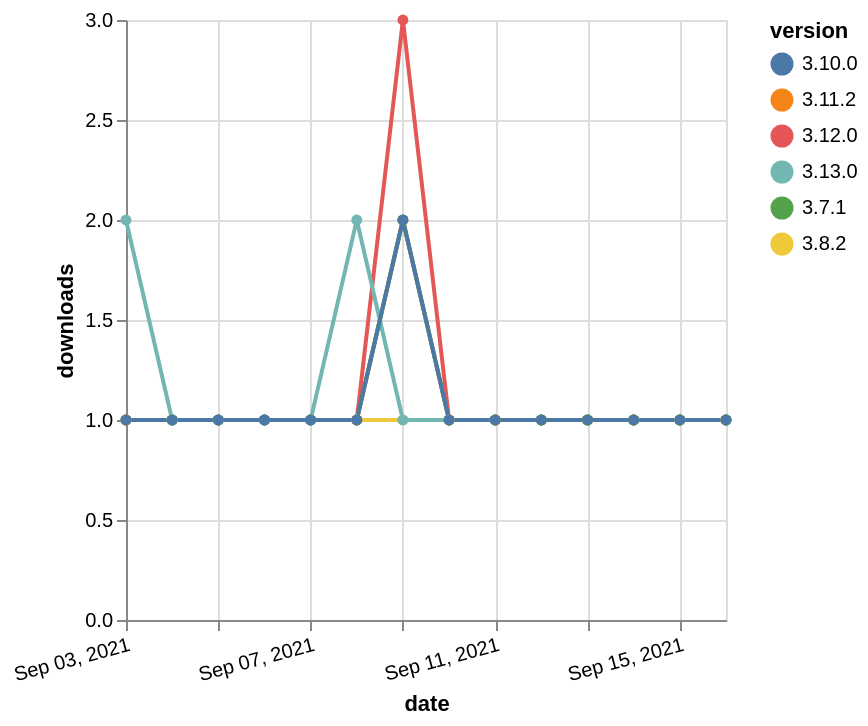

Write the Vega-Lite specification saved for this chart.
### Vega-Lite specification from a JSON file in a GitHub repository (floating-point values rounded to 4 significant figures)
{"$schema": "https://vega.github.io/schema/vega-lite/v5.json", "description": "A simple bar chart with embedded data.", "data": {"values": [{"date": "2021-09-03", "total": 140, "delta": 1, "version": "3.11.2"}, {"date": "2021-09-04", "total": 141, "delta": 1, "version": "3.11.2"}, {"date": "2021-09-05", "total": 142, "delta": 1, "version": "3.11.2"}, {"date": "2021-09-06", "total": 143, "delta": 1, "version": "3.11.2"}, {"date": "2021-09-07", "total": 144, "delta": 1, "version": "3.11.2"}, {"date": "2021-09-08", "total": 145, "delta": 1, "version": "3.11.2"}, {"date": "2021-09-09", "total": 147, "delta": 2, "version": "3.11.2"}, {"date": "2021-09-10", "total": 148, "delta": 1, "version": "3.11.2"}, {"date": "2021-09-11", "total": 149, "delta": 1, "version": "3.11.2"}, {"date": "2021-09-12", "total": 150, "delta": 1, "version": "3.11.2"}, {"date": "2021-09-13", "total": 151, "delta": 1, "version": "3.11.2"}, {"date": "2021-09-14", "total": 152, "delta": 1, "version": "3.11.2"}, {"date": "2021-09-15", "total": 153, "delta": 1, "version": "3.11.2"}, {"date": "2021-09-16", "total": 154, "delta": 1, "version": "3.11.2"}, {"date": "2021-09-03", "total": 170, "delta": 1, "version": "3.8.2"}, {"date": "2021-09-04", "total": 171, "delta": 1, "version": "3.8.2"}, {"date": "2021-09-05", "total": 172, "delta": 1, "version": "3.8.2"}, {"date": "2021-09-06", "total": 173, "delta": 1, "version": "3.8.2"}, {"date": "2021-09-07", "total": 174, "delta": 1, "version": "3.8.2"}, {"date": "2021-09-08", "total": 175, "delta": 1, "version": "3.8.2"}, {"date": "2021-09-09", "total": 176, "delta": 1, "version": "3.8.2"}, {"date": "2021-09-10", "total": 177, "delta": 1, "version": "3.8.2"}, {"date": "2021-09-11", "total": 178, "delta": 1, "version": "3.8.2"}, {"date": "2021-09-12", "total": 179, "delta": 1, "version": "3.8.2"}, {"date": "2021-09-13", "total": 180, "delta": 1, "version": "3.8.2"}, {"date": "2021-09-14", "total": 181, "delta": 1, "version": "3.8.2"}, {"date": "2021-09-15", "total": 182, "delta": 1, "version": "3.8.2"}, {"date": "2021-09-16", "total": 183, "delta": 1, "version": "3.8.2"}, {"date": "2021-09-03", "total": 164, "delta": 1, "version": "3.12.0"}, {"date": "2021-09-04", "total": 165, "delta": 1, "version": "3.12.0"}, {"date": "2021-09-05", "total": 166, "delta": 1, "version": "3.12.0"}, {"date": "2021-09-06", "total": 167, "delta": 1, "version": "3.12.0"}, {"date": "2021-09-07", "total": 168, "delta": 1, "version": "3.12.0"}, {"date": "2021-09-08", "total": 169, "delta": 1, "version": "3.12.0"}, {"date": "2021-09-09", "total": 172, "delta": 3, "version": "3.12.0"}, {"date": "2021-09-10", "total": 173, "delta": 1, "version": "3.12.0"}, {"date": "2021-09-11", "total": 174, "delta": 1, "version": "3.12.0"}, {"date": "2021-09-12", "total": 175, "delta": 1, "version": "3.12.0"}, {"date": "2021-09-13", "total": 176, "delta": 1, "version": "3.12.0"}, {"date": "2021-09-14", "total": 177, "delta": 1, "version": "3.12.0"}, {"date": "2021-09-15", "total": 178, "delta": 1, "version": "3.12.0"}, {"date": "2021-09-16", "total": 179, "delta": 1, "version": "3.12.0"}, {"date": "2021-09-03", "total": 117, "delta": 2, "version": "3.13.0"}, {"date": "2021-09-04", "total": 118, "delta": 1, "version": "3.13.0"}, {"date": "2021-09-05", "total": 119, "delta": 1, "version": "3.13.0"}, {"date": "2021-09-06", "total": 120, "delta": 1, "version": "3.13.0"}, {"date": "2021-09-07", "total": 121, "delta": 1, "version": "3.13.0"}, {"date": "2021-09-08", "total": 123, "delta": 2, "version": "3.13.0"}, {"date": "2021-09-09", "total": 124, "delta": 1, "version": "3.13.0"}, {"date": "2021-09-10", "total": 125, "delta": 1, "version": "3.13.0"}, {"date": "2021-09-11", "total": 126, "delta": 1, "version": "3.13.0"}, {"date": "2021-09-12", "total": 127, "delta": 1, "version": "3.13.0"}, {"date": "2021-09-13", "total": 128, "delta": 1, "version": "3.13.0"}, {"date": "2021-09-14", "total": 129, "delta": 1, "version": "3.13.0"}, {"date": "2021-09-15", "total": 130, "delta": 1, "version": "3.13.0"}, {"date": "2021-09-16", "total": 131, "delta": 1, "version": "3.13.0"}, {"date": "2021-09-03", "total": 217, "delta": 1, "version": "3.7.1"}, {"date": "2021-09-04", "total": 218, "delta": 1, "version": "3.7.1"}, {"date": "2021-09-05", "total": 219, "delta": 1, "version": "3.7.1"}, {"date": "2021-09-06", "total": 220, "delta": 1, "version": "3.7.1"}, {"date": "2021-09-07", "total": 221, "delta": 1, "version": "3.7.1"}, {"date": "2021-09-08", "total": 222, "delta": 1, "version": "3.7.1"}, {"date": "2021-09-09", "total": 224, "delta": 2, "version": "3.7.1"}, {"date": "2021-09-10", "total": 225, "delta": 1, "version": "3.7.1"}, {"date": "2021-09-11", "total": 226, "delta": 1, "version": "3.7.1"}, {"date": "2021-09-12", "total": 227, "delta": 1, "version": "3.7.1"}, {"date": "2021-09-13", "total": 228, "delta": 1, "version": "3.7.1"}, {"date": "2021-09-14", "total": 229, "delta": 1, "version": "3.7.1"}, {"date": "2021-09-15", "total": 230, "delta": 1, "version": "3.7.1"}, {"date": "2021-09-16", "total": 231, "delta": 1, "version": "3.7.1"}, {"date": "2021-09-03", "total": 161, "delta": 1, "version": "3.10.0"}, {"date": "2021-09-04", "total": 162, "delta": 1, "version": "3.10.0"}, {"date": "2021-09-05", "total": 163, "delta": 1, "version": "3.10.0"}, {"date": "2021-09-06", "total": 164, "delta": 1, "version": "3.10.0"}, {"date": "2021-09-07", "total": 165, "delta": 1, "version": "3.10.0"}, {"date": "2021-09-08", "total": 166, "delta": 1, "version": "3.10.0"}, {"date": "2021-09-09", "total": 168, "delta": 2, "version": "3.10.0"}, {"date": "2021-09-10", "total": 169, "delta": 1, "version": "3.10.0"}, {"date": "2021-09-11", "total": 170, "delta": 1, "version": "3.10.0"}, {"date": "2021-09-12", "total": 171, "delta": 1, "version": "3.10.0"}, {"date": "2021-09-13", "total": 172, "delta": 1, "version": "3.10.0"}, {"date": "2021-09-14", "total": 173, "delta": 1, "version": "3.10.0"}, {"date": "2021-09-15", "total": 174, "delta": 1, "version": "3.10.0"}, {"date": "2021-09-16", "total": 175, "delta": 1, "version": "3.10.0"}]}, "width": "container", "mark": {"type": "line", "point": {"filled": true}}, "encoding": {"x": {"field": "date", "type": "temporal", "timeUnit": "yearmonthdate", "title": "date", "axis": {"labelAngle": -15}}, "y": {"field": "delta", "type": "quantitative", "title": "downloads"}, "color": {"field": "version", "type": "nominal"}, "tooltip": {"field": "delta"}}}
